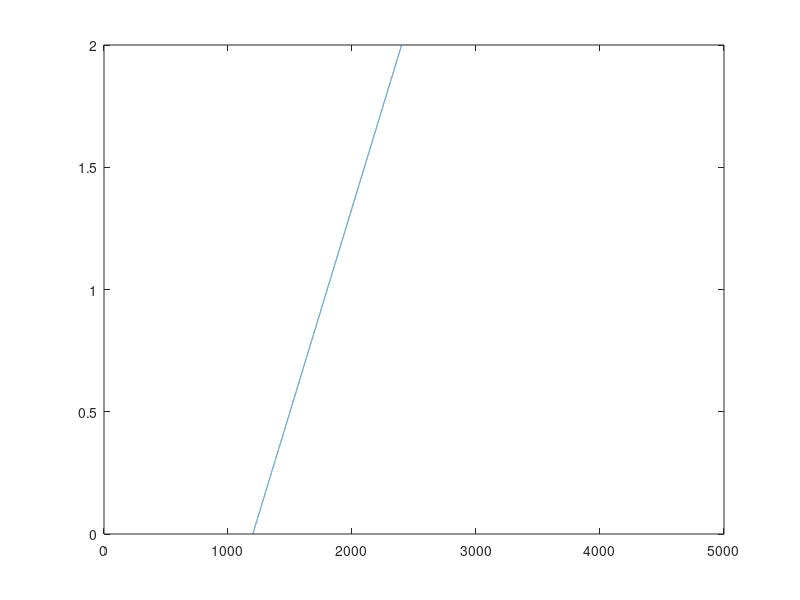

Reproduce this figure in MATLAB. (Note: this script raises an error after producing the figure.)
% FMCW Demo

c=1500;     % wave speed

f1=1200;   % starting freq
f2=2400;   % ending freq
Tc=2;       % chirp time in sec
beta=(f2-f1)/Tc;    % chirp rate in Hz/s

fs=10000;  % sample rate
Ts=1/fs;    % sample interval in sec

npts=round(Tc*fs);  % transmit and receive buffer size
T=[1:npts].*Ts;

fc=zeros(1,npts);
for n=1:npts,
    fc(n)=f1+n*Ts*beta;
end;

% check chirp
figure(1);
plot(fc,T);
axis([0 fs/2 0 T(npts)]);


% generate transmit signal
for n=1:npts,
    x(n)=cos(2*pi*(f1+n*Ts*beta*.5)*T(n));  % note the 1/2
end;                              % integral of freq is phase  


nobj=4;
objrng=[30 150 400 750];  % distances to onjects
%nobj=5;
%objrng=[30 150 400 402.5 750];  % distances to onjects
attnobj=.5./objrng;         % 2/R spreading there and back

objdelay=2.*objrng./c;      % delay in sec there and back
objoff=round(objdelay./Ts);

% generate received signal
y=zeros(size(x));
for k=1:nobj,
    y(objoff(k):npts)=y(objoff(k):npts)+attnobj(k).*x(1:npts-objoff(k)+1);
end;
y=y+.0005.*randn(size(y));   % some noise to make it real looking

% check the transmit and received signals
figure(2);
[xS,xf,xt,xp]=spectrogram(x,256,128,256,fs); 
subplot(2,1,1),surf(xt,xf,20.*log10(abs(xS)),'EdgeColor','none');
view(90,-90);
xlabel('Sec');
ylabel('Hz');
title('Transmitted FMCW Signal');
colormap('bone');
v=caxis;
caxis([.7*v(1) v(2)]);  % darken the background some
shading interp;

%subplot(2,1,2),spectrogram(y,256,128,1024,fs); % spotty plot!
[yS,yf,yt,yp]=spectrogram(y,256,128,256,fs); 
subplot(2,1,2),surf(yt,yf,20.*log10(abs(yS)),'EdgeColor','none');
view(90,-90);
xlabel('Sec');
ylabel('Hz');
title('Received FMCW Signal');
colormap('bone');
v=caxis;
caxis([.7*v(1) v(2)]);
shading interp;

% OK let mix them
z=x.*y;

% check mixed signal
figure(3);
%spectrogram(z,256,128,1024,fs); 
[zS,zf,zt,zp]=spectrogram(z,256,128,256,fs); 
surf(zt,zf,20.*log10(abs(zS)),'EdgeColor','none');
view(90,-90);
xlabel('Sec');
ylabel('Hz');
title('Mixed FMCW Signal');
colormap('bone');
v=caxis;
caxis([.7*v(1) v(2)]);
shading interp;

% lets look in detail
han=.5.*(1-cos((2*pi*[1:16384]./16384)));
zh=z(1:16384).*han; % Hanning window reduces leakage
Rec=fft(zh,16384);

F=[1:16384].*fs./16384; % x-axis in Hz
Rng=F.*c./(2*beta);         % x-axis in meters! (dist to obj)

figure(4);
pltpts=1200;
plot(Rng(1:pltpts),20.*log10(abs(Rec(1:pltpts))),'k');
ylabel('dB');
xlabel('Range (m)');
axis([0 Rng(pltpts) -35 35]);
grid on;
%title('FMCW Range Estimation');
% let's add a second x-axis on top
ax1=gca;
ax2=axes('Position',get(ax1,'Position'),...
    'XAxisLocation','top',...
    'YAxisLocation','left',...
    'Color','none','XColor','k','YColor','k');
h12=line(F(1:pltpts),20.*log10(abs(Rec(1:pltpts))),...
    'Color','k','Parent',ax2);
xlabel('Hz');
axis([0 F(pltpts) -35 35]);


% lets zoom in where we want
figure(5);
clf;
pltbeg=400;
pltend=600;
plot(Rng(pltbeg:pltend),20.*log10(abs(Rec(pltbeg:pltend))),'k');
ylabel('dB');
xlabel('Range (m)');
axis([Rng(pltbeg) Rng(pltend) -35 10]);
grid on;
%title('FMCW Range Estimation');
% let's add a second x-axis on top
ax1=gca;
ax2=axes('Position',get(ax1,'Position'),...
    'XAxisLocation','top',...
    'YAxisLocation','left',...
    'Color','none','XColor','k','YColor','k');
h12=line(F(pltbeg:pltend),20.*log10(abs(Rec(pltbeg:pltend))),'Color','k','Parent',ax2);
xlabel('Hz');
axis([F(pltbeg) F(pltend) -35 10]);
